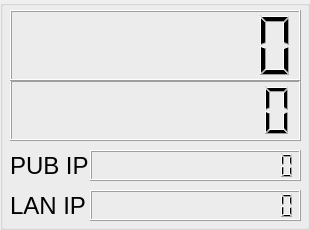
            <widget class="QGroupBox" name="groupBox_6">
             <property name="font">
              <font>
               <pointsize>25</pointsize>
              </font>
             </property>
             <property name="styleSheet">
              <string notr="true">QGroupBox#groupBox_6 { border: 3px solid black;}
</string>
             </property>
             <property name="title">
              <string/>
             </property>
             <widget class="QLCDNumber" name="lcd_date">
              <property name="geometry">
               <rect>
                <x>10</x>
                <y>80</y>
                <width>291</width>
                <height>61</height>
               </rect>
              </property>
              <property name="digitCount">
               <number>10</number>
              </property>
              <property name="value" stdset="0">
               <double>0.000000000000000</double>
              </property>
              <property name="intValue" stdset="0">
               <number>0</number>
              </property>
             </widget>
             <widget class="QLCDNumber" name="lcd_time">
              <property name="geometry">
               <rect>
                <x>10</x>
                <y>10</y>
                <width>291</width>
                <height>71</height>
               </rect>
              </property>
              <property name="digitCount">
               <number>8</number>
              </property>
              <property name="value" stdset="0">
               <double>0.000000000000000</double>
              </property>
              <property name="intValue" stdset="0">
               <number>0</number>
              </property>
             </widget>
             <widget class="QLCDNumber" name="lcd_lan_ip">
              <property name="geometry">
               <rect>
                <x>90</x>
                <y>190</y>
                <width>211</width>
                <height>31</height>
               </rect>
              </property>
              <property name="digitCount">
               <number>15</number>
              </property>
              <property name="value" stdset="0">
               <double>0.000000000000000</double>
              </property>
              <property name="intValue" stdset="0">
               <number>0</number>
              </property>
             </widget>
             <widget class="QLabel" name="label">
              <property name="geometry">
               <rect>
                <x>10</x>
                <y>190</y>
                <width>81</width>
                <height>31</height>
               </rect>
              </property>
              <property name="font">
               <font>
                <pointsize>18</pointsize>
               </font>
              </property>
              <property name="text">
               <string>LAN IP</string>
              </property>
             </widget>
             <widget class="QLCDNumber" name="lcd_pub_ip">
              <property name="geometry">
               <rect>
                <x>90</x>
                <y>150</y>
                <width>211</width>
                <height>31</height>
               </rect>
              </property>
              <property name="digitCount">
               <number>15</number>
              </property>
              <property name="value" stdset="0">
               <double>0.000000000000000</double>
              </property>
              <property name="intValue" stdset="0">
               <number>0</number>
              </property>
             </widget>
             <widget class="QLabel" name="label_2">
              <property name="geometry">
               <rect>
                <x>10</x>
                <y>150</y>
                <width>81</width>
                <height>31</height>
               </rect>
              </property>
              <property name="font">
               <font>
                <pointsize>18</pointsize>
               </font>
              </property>
              <property name="text">
               <string>PUB IP</string>
              </property>
             </widget>
            </widget>
